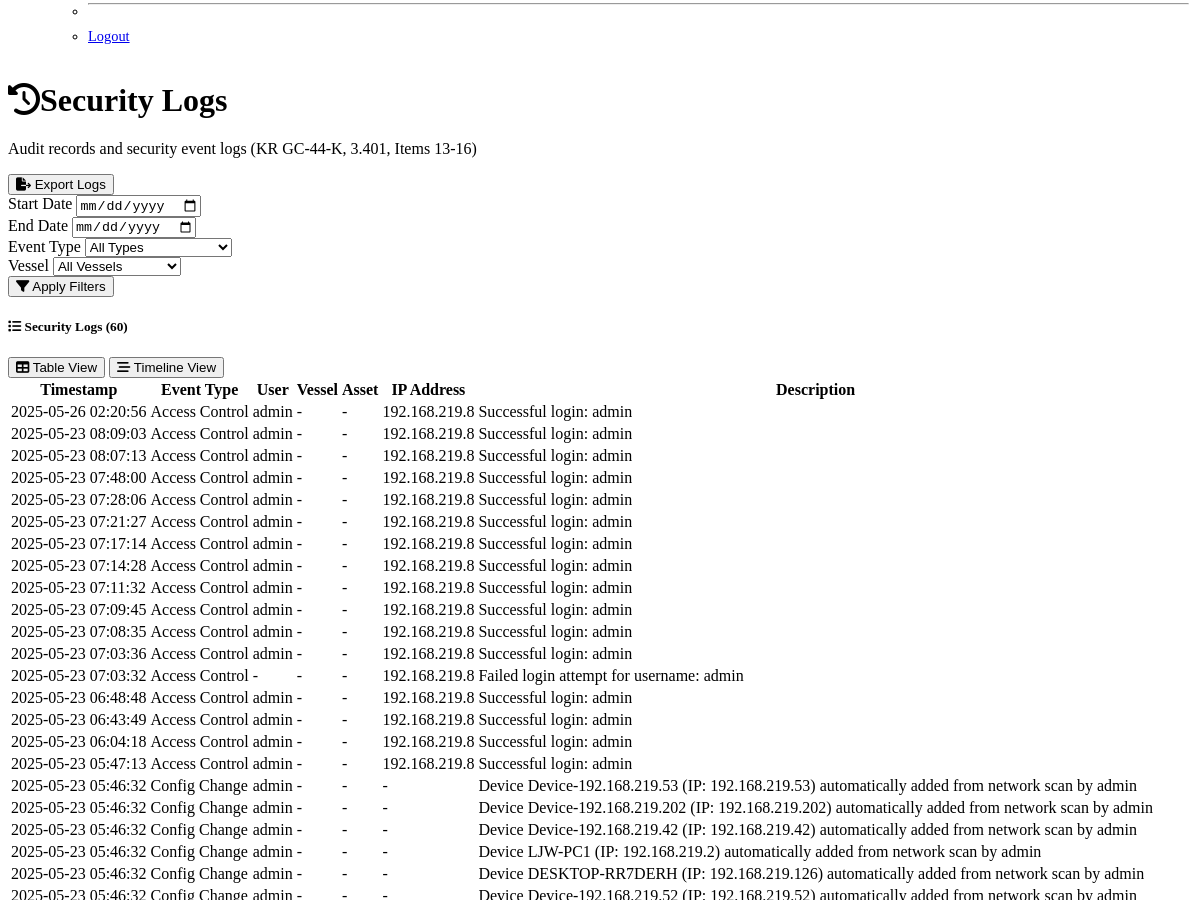
The page /logs (signed in, middle part) on the database as committed earlier.
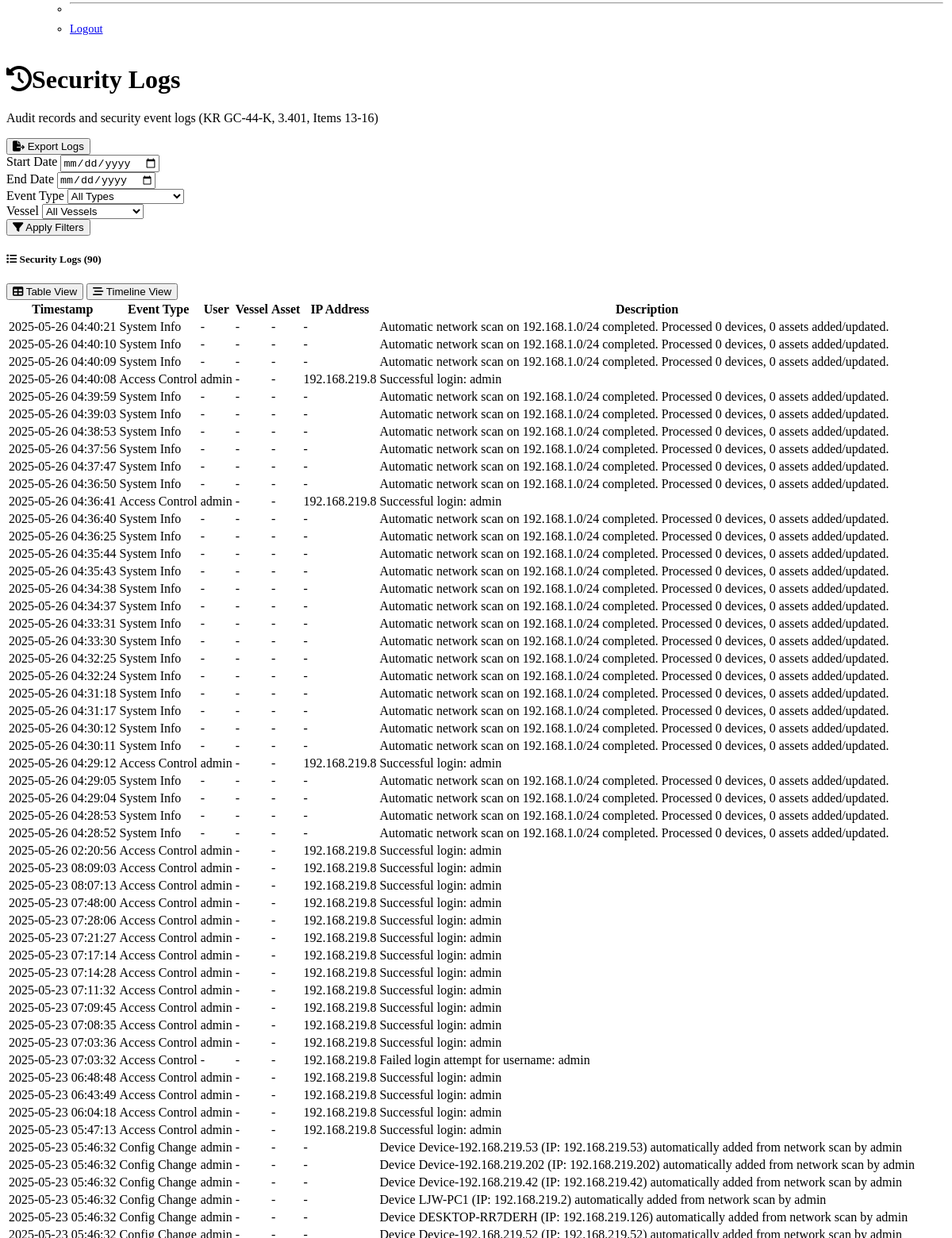
The same page on the database as committed later.
### models.py (models this page shows, shortened)
class SecurityLog(db.Model):
    id = db.Column(db.Integer, primary_key=True)
    timestamp = db.Column(db.DateTime, default=datetime.datetime.utcnow, index=True)
    event_type = db.Column(db.Enum(EventType), nullable=False)
    user_id = db.Column(db.Integer, db.ForeignKey('user.id'), nullable=True)
    vessel_id = db.Column(db.Integer, db.ForeignKey('vessel.id'), nullable=True)
    cbs_id = db.Column(db.Integer, db.ForeignKey('cbs_asset.id'), nullable=True)
    ip_address = db.Column(db.String(45))  # IPv4 or IPv6
    description = db.Column(db.Text, nullable=False)
    data = db.Column(db.Text)  # JSON data for additional context
    user = db.relationship('User')
    vessel = db.relationship('Vessel')
    cbs_asset = db.relationship('CBSAsset')

class User(UserMixin, db.Model):
    id = db.Column(db.Integer, primary_key=True)
    username = db.Column(db.String(64), unique=True, nullable=False)
    email = db.Column(db.String(120), unique=True, nullable=False)
    password_hash = db.Column(db.String(256), nullable=False)
    role = db.Column(db.Enum(UserRole), nullable=False, default=UserRole.READ_ONLY)
    active = db.Column(db.Boolean, default=True, nullable=False)
    @property
    def is_active(self):
        return self.active
    mfa_enabled = db.Column(db.Boolean, default=False, nullable=False)  # For multi-factor authentication
    last_login = db.Column(db.DateTime)
    created_at = db.Column(db.DateTime, default=datetime.datetime.utcnow)
    updated_at = db.Column(db.DateTime, default=datetime.datetime.utcnow, onupdate=datetime.datetime.utcnow)

### routes.py (the view)
@app.route('/logs')
@login_required
@role_required([UserRole.ADMINISTRATOR, UserRole.OPERATOR])
def logs():
    start_date = request.args.get('start_date')
    end_date = request.args.get('end_date')
    event_type = request.args.get('event_type', 'all')
    vessel_id = request.args.get('vessel_id', type=int)
    query = SecurityLog.query
    if start_date:
        start = datetime.datetime.strptime(start_date, '%Y-%m-%d')
        query = query.filter(SecurityLog.timestamp >= start)
    if end_date:
        end = datetime.datetime.strptime(end_date, '%Y-%m-%d') + datetime.timedelta(days=1)
        query = query.filter(SecurityLog.timestamp < end)
    if event_type != 'all':
        query = query.filter_by(event_type=event_type)
    if vessel_id:
        query = query.filter_by(vessel_id=vessel_id)
    logs = query.order_by(desc(SecurityLog.timestamp)).all()
    vessels = Vessel.query.all()
    return render_template('logs.html',
                          logs=logs,
                          vessels=vessels,
                          event_type_filter=event_type,
                          vessel_filter=vessel_id,
                          start_date=start_date,
                          end_date=end_date)

### app.py (called while the page is built)
@login_manager.user_loader
def load_user(user_id):
    return models.User.query.get(int(user_id))

@app.before_request
def before_request():
    if 'lang' in request.args:
        session['lang'] = request.args.get('lang')
    if 'lang' not in session:
        session['lang'] = 'en'

### utils.py (called while the page is built)
def role_required(roles):
    def decorator(f):
        @wraps(f)
        def decorated_function(*args, **kwargs):
            if not current_user.is_authenticated:
                return redirect(url_for('auth.login'))
            if current_user.role not in roles:
                flash('You do not have permission to access this page.', 'danger')
                return redirect(url_for('dashboard'))
            return f(*args, **kwargs)
        return decorated_function
    return decorator

### templates/logs.html (shortened to what the changed rows need)
{% extends "layout.html" %}
{% block content %}
<div class="container-fluid">
    <div class="row mb-4">
        <div class="col">
            <h1 class="h2 mb-0"><i class="fas fa-history me-2"></i>Security Logs</h1>
        </div>
    </div>
    <div class="card">
        <div class="card-header d-flex justify-content-between align-items-center">
            <h5 class="mb-0">
                <i class="fas fa-list me-2"></i>
                {% if logs %}Security Logs ({{ logs|length }}){% else %}Security Logs{% endif %}
            </h5>
            <div class="btn-group btn-group-sm">
                <button type="button" class="btn btn-outline-secondary active" id="view-table">
                </button>
                <button type="button" class="btn btn-outline-secondary" id="view-timeline">
                </button>
            </div>
        </div>
        <div class="card-body">
            <div id="table-view">
                {% if logs %}
                <div class="table-responsive">
                    <table class="table table-hover table-striped">
                        <thead>
                            <tr>
                                <th>Timestamp</th>
                                <th>Event Type</th>
                                <th>User</th>
                                <th>Vessel</th>
                                <th>Asset</th>
                                <th>IP Address</th>
                                <th>Description</th>
                            </tr>
                        </thead>
                        <tbody>
                            {% for log in logs %}
                            <tr>
                                <td>{{ log.timestamp.strftime('%Y-%m-%d %H:%M:%S') }}</td>
                                <td>
                                    <span class="badge bg-{{
                                        'danger' if log.event_type.name == 'SECURITY_ALARM' or log.event_type.name == 'MALWARE_DETECTION' else
                                        'warning' if log.event_type.name == 'ACCESS_CONTROL' or log.event_type.name == 'DATA_INTEGRITY' else
                                        'info' if log.event_type.name == 'OS_EVENT' else
                                        'success' if log.event_type.name == 'BACKUP_RECOVERY' else
                                        'primary' if log.event_type.name == 'CONFIG_CHANGE' else
                                        'secondary'
                                    }}">
                                        {{ log.event_type.name|replace('_', ' ')|title }}
                                    </span>
                                </td>
                                <td>{{ log.user.username if log.user else '-' }}</td>
                                <td>{{ log.vessel.name if log.vessel else '-' }}</td>
                                <td>{{ log.cbs_asset.name if log.cbs_asset else '-' }}</td>
                                <td>{{ log.ip_address if log.ip_address else '-' }}</td>
                                <td>{{ log.description }}</td>
                            </tr>
                            {% endfor %}
                        </tbody>
                    </table>
                </div>
                {% else %}
                <div class="alert alert-info mb-0">
                    <i class="fas fa-info-circle me-2"></i>
                    No logs found matching the current filters.
                </div>
                {% endif %}
            </div>
        </div>
    </div>
</div>
{% endblock %}

Rows that differ between the two databases and show on the page:
added SecurityLog: timestamp "2025-05-26 04:40:21", event_type.name "System Info", user "-", vessel "-", cbs_asset "-", ip_address "-", description "Automatic network scan on 192.168.1.0/24 completed. Processed 0 devices, 0 assets added/updated."
added SecurityLog: timestamp "2025-05-26 04:40:10", event_type.name "System Info", user "-", vessel "-", cbs_asset "-", ip_address "-", description "Automatic network scan on 192.168.1.0/24 completed. Processed 0 devices, 0 assets added/updated."
added SecurityLog: timestamp "2025-05-26 04:40:09", event_type.name "System Info", user "-", vessel "-", cbs_asset "-", ip_address "-", description "Automatic network scan on 192.168.1.0/24 completed. Processed 0 devices, 0 assets added/updated."
added SecurityLog: timestamp "2025-05-26 04:40:08", event_type.name "Access Control", user "admin", vessel "-", cbs_asset "-", ip_address "192.168.219.8", description "Successful login: admin"
added SecurityLog: timestamp "2025-05-26 04:39:59", event_type.name "System Info", user "-", vessel "-", cbs_asset "-", ip_address "-", description "Automatic network scan on 192.168.1.0/24 completed. Processed 0 devices, 0 assets added/updated."
added SecurityLog: timestamp "2025-05-26 04:39:03", event_type.name "System Info", user "-", vessel "-", cbs_asset "-", ip_address "-", description "Automatic network scan on 192.168.1.0/24 completed. Processed 0 devices, 0 assets added/updated."
added SecurityLog: timestamp "2025-05-26 04:38:53", event_type.name "System Info", user "-", vessel "-", cbs_asset "-", ip_address "-", description "Automatic network scan on 192.168.1.0/24 completed. Processed 0 devices, 0 assets added/updated."
added SecurityLog: timestamp "2025-05-26 04:37:56", event_type.name "System Info", user "-", vessel "-", cbs_asset "-", ip_address "-", description "Automatic network scan on 192.168.1.0/24 completed. Processed 0 devices, 0 assets added/updated."
added SecurityLog: timestamp "2025-05-26 04:37:47", event_type.name "System Info", user "-", vessel "-", cbs_asset "-", ip_address "-", description "Automatic network scan on 192.168.1.0/24 completed. Processed 0 devices, 0 assets added/updated."
added SecurityLog: timestamp "2025-05-26 04:36:50", event_type.name "System Info", user "-", vessel "-", cbs_asset "-", ip_address "-", description "Automatic network scan on 192.168.1.0/24 completed. Processed 0 devices, 0 assets added/updated."
added SecurityLog: timestamp "2025-05-26 04:36:41", event_type.name "Access Control", user "admin", vessel "-", cbs_asset "-", ip_address "192.168.219.8", description "Successful login: admin"
added SecurityLog: timestamp "2025-05-26 04:36:40", event_type.name "System Info", user "-", vessel "-", cbs_asset "-", ip_address "-", description "Automatic network scan on 192.168.1.0/24 completed. Processed 0 devices, 0 assets added/updated."
added SecurityLog: timestamp "2025-05-26 04:36:25", event_type.name "System Info", user "-", vessel "-", cbs_asset "-", ip_address "-", description "Automatic network scan on 192.168.1.0/24 completed. Processed 0 devices, 0 assets added/updated."
added SecurityLog: timestamp "2025-05-26 04:35:44", event_type.name "System Info", user "-", vessel "-", cbs_asset "-", ip_address "-", description "Automatic network scan on 192.168.1.0/24 completed. Processed 0 devices, 0 assets added/updated."
added SecurityLog: timestamp "2025-05-26 04:35:43", event_type.name "System Info", user "-", vessel "-", cbs_asset "-", ip_address "-", description "Automatic network scan on 192.168.1.0/24 completed. Processed 0 devices, 0 assets added/updated."
added SecurityLog: timestamp "2025-05-26 04:34:38", event_type.name "System Info", user "-", vessel "-", cbs_asset "-", ip_address "-", description "Automatic network scan on 192.168.1.0/24 completed. Processed 0 devices, 0 assets added/updated."
added SecurityLog: timestamp "2025-05-26 04:34:37", event_type.name "System Info", user "-", vessel "-", cbs_asset "-", ip_address "-", description "Automatic network scan on 192.168.1.0/24 completed. Processed 0 devices, 0 assets added/updated."
added SecurityLog: timestamp "2025-05-26 04:33:31", event_type.name "System Info", user "-", vessel "-", cbs_asset "-", ip_address "-", description "Automatic network scan on 192.168.1.0/24 completed. Processed 0 devices, 0 assets added/updated."
added SecurityLog: timestamp "2025-05-26 04:33:30", event_type.name "System Info", user "-", vessel "-", cbs_asset "-", ip_address "-", description "Automatic network scan on 192.168.1.0/24 completed. Processed 0 devices, 0 assets added/updated."
added SecurityLog: timestamp "2025-05-26 04:32:25", event_type.name "System Info", user "-", vessel "-", cbs_asset "-", ip_address "-", description "Automatic network scan on 192.168.1.0/24 completed. Processed 0 devices, 0 assets added/updated."
added SecurityLog: timestamp "2025-05-26 04:32:24", event_type.name "System Info", user "-", vessel "-", cbs_asset "-", ip_address "-", description "Automatic network scan on 192.168.1.0/24 completed. Processed 0 devices, 0 assets added/updated."
added SecurityLog: timestamp "2025-05-26 04:31:18", event_type.name "System Info", user "-", vessel "-", cbs_asset "-", ip_address "-", description "Automatic network scan on 192.168.1.0/24 completed. Processed 0 devices, 0 assets added/updated."
added SecurityLog: timestamp "2025-05-26 04:31:17", event_type.name "System Info", user "-", vessel "-", cbs_asset "-", ip_address "-", description "Automatic network scan on 192.168.1.0/24 completed. Processed 0 devices, 0 assets added/updated."
added SecurityLog: timestamp "2025-05-26 04:30:12", event_type.name "System Info", user "-", vessel "-", cbs_asset "-", ip_address "-", description "Automatic network scan on 192.168.1.0/24 completed. Processed 0 devices, 0 assets added/updated."
added SecurityLog: timestamp "2025-05-26 04:30:11", event_type.name "System Info", user "-", vessel "-", cbs_asset "-", ip_address "-", description "Automatic network scan on 192.168.1.0/24 completed. Processed 0 devices, 0 assets added/updated."
added SecurityLog: timestamp "2025-05-26 04:29:12", event_type.name "Access Control", user "admin", vessel "-", cbs_asset "-", ip_address "192.168.219.8", description "Successful login: admin"
added SecurityLog: timestamp "2025-05-26 04:29:05", event_type.name "System Info", user "-", vessel "-", cbs_asset "-", ip_address "-", description "Automatic network scan on 192.168.1.0/24 completed. Processed 0 devices, 0 assets added/updated."
added SecurityLog: timestamp "2025-05-26 04:29:04", event_type.name "System Info", user "-", vessel "-", cbs_asset "-", ip_address "-", description "Automatic network scan on 192.168.1.0/24 completed. Processed 0 devices, 0 assets added/updated."
added SecurityLog: timestamp "2025-05-26 04:28:53", event_type.name "System Info", user "-", vessel "-", cbs_asset "-", ip_address "-", description "Automatic network scan on 192.168.1.0/24 completed. Processed 0 devices, 0 assets added/updated."
added SecurityLog: timestamp "2025-05-26 04:28:52", event_type.name "System Info", user "-", vessel "-", cbs_asset "-", ip_address "-", description "Automatic network scan on 192.168.1.0/24 completed. Processed 0 devices, 0 assets added/updated."
Other text that changed with them:
{{ logs|length }}: "60" → "90"
